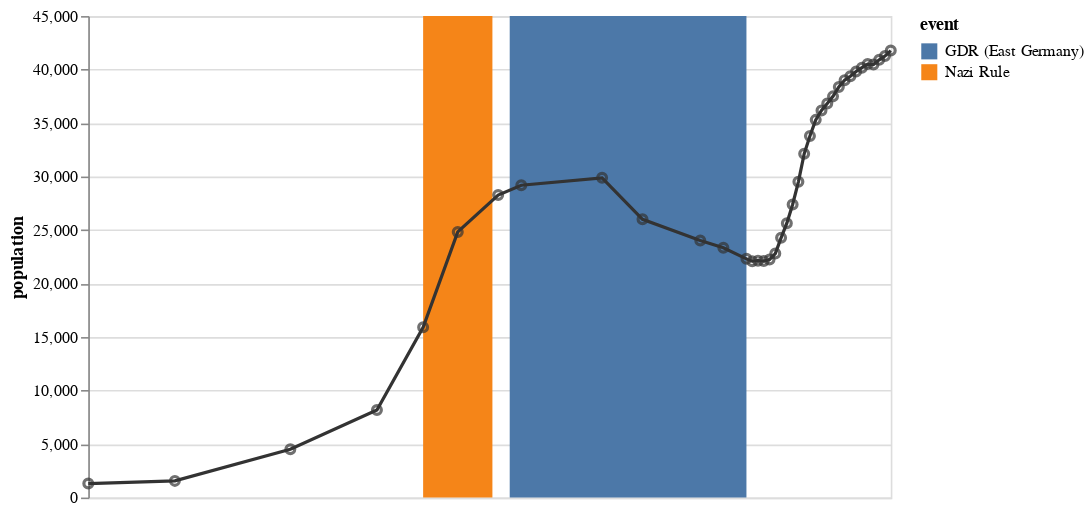

Notebook source saved alongside this figure:
### Code cell
layerFalkensee =
    let desc = "The population of the German city of Falkensee over time"

        i2s = Str . T.pack . show
        rw y p = dataRow [("year", i2s y), ("population", Number p)]           
        dvals = dataFromRows [Parse [("year", FoDate "%Y")]]
                   . rw 1875 1309
                   . rw 1890 1558
                   . rw 1910 4512
                   . rw 1925 8180
                   . rw 1933 15915
                   . rw 1939 24824
                   . rw 1946 28275
                   . rw 1950 29189
                   . rw 1964 29881
                   . rw 1971 26007
                   . rw 1981 24029
                   . rw 1985 23340
                   . rw 1989 22307
                   . rw 1990 22087
                   . rw 1991 22139
                   . rw 1992 22105
                   . rw 1993 22242
                   . rw 1994 22801
                   . rw 1995 24273
                   . rw 1996 25640
                   . rw 1997 27393
                   . rw 1998 29505
                   . rw 1999 32124
                   . rw 2000 33791
                   . rw 2001 35297
                   . rw 2002 36179
                   . rw 2003 36829
                   . rw 2004 37493
                   . rw 2005 38376
                   . rw 2006 39008
                   . rw 2007 39366
                   . rw 2008 39821
                   . rw 2009 40179
                   . rw 2010 40511
                   . rw 2011 40465
                   . rw 2012 40905
                   . rw 2013 41258
                   . rw 2014 41777

        dvals1 = dataFromRows [Parse [("start", FoDate "%Y"), ("end", FoDate "%Y")]]
                    . dataRow [("start", Str "1933"), ("end", Str "1945"), ("event", Str "Nazi Rule")]
                    . dataRow [("start", Str "1948"), ("end", Str "1989"), ("event", Str "GDR (East Germany)")]
                 
        enc1 = encoding
                  . position X [PName "start", PmType Temporal, PTimeUnit Year, PAxis []]
                  . position X2 [PName "end", PTimeUnit Year]
                  . color [MName "event", MmType Nominal]
        enc2 = encoding
                  . position X [PName "year", PmType Temporal, PTimeUnit Year]
                  . position Y [PName "population", PmType Quantitative]
                  . color [MString "#333"]
      
        lyr1 = asSpec [mark Rect [], dvals1 [], enc1 []]
        lyr2 = asSpec [mark Line [], enc2 []]
        lyr3 = asSpec [mark Point [], enc2 []]


    in toVegaLite [description desc, width 500, dvals [], layer [lyr1, lyr2, lyr3]]

vlShow layerFalkensee

### Figure 1 — Vega-Lite specification as saved in the notebook (floating-point values rounded to 4 significant figures)
{"$schema": "https://vega.github.io/schema/vega-lite/v3.json", "data": {"format": {"parse": {"year": "date:'%Y'"}}, "values": [{"population": 1309, "year": "1875"}, {"population": 1558, "year": "1890"}, {"population": 4512, "year": "1910"}, {"population": 8180, "year": "1925"}, {"population": 15915, "year": "1933"}, {"population": 24824, "year": "1939"}, {"population": 28275, "year": "1946"}, {"population": 29189, "year": "1950"}, {"population": 29881, "year": "1964"}, {"population": 26007, "year": "1971"}, {"population": 24029, "year": "1981"}, {"population": 23340, "year": "1985"}, {"population": 22307, "year": "1989"}, {"population": 22087, "year": "1990"}, {"population": 22139, "year": "1991"}, {"population": 22105, "year": "1992"}, {"population": 22242, "year": "1993"}, {"population": 22801, "year": "1994"}, {"population": 24273, "year": "1995"}, {"population": 25640, "year": "1996"}, {"population": 27393, "year": "1997"}, {"population": 29505, "year": "1998"}, {"population": 32124, "year": "1999"}, {"population": 33791, "year": "2000"}, {"population": 35297, "year": "2001"}, {"population": 36179, "year": "2002"}, {"population": 36829, "year": "2003"}, {"population": 37493, "year": "2004"}, {"population": 38376, "year": "2005"}, {"population": 39008, "year": "2006"}, {"population": 39366, "year": "2007"}, {"population": 39821, "year": "2008"}, {"population": 40179, "year": "2009"}, {"population": 40511, "year": "2010"}, {"population": 40465, "year": "2011"}, {"population": 40905, "year": "2012"}, {"population": 41258, "year": "2013"}, {"population": 41777, "year": "2014"}]}, "description": "The population of the German city of Falkensee over time", "layer": [{"data": {"format": {"parse": {"end": "date:'%Y'", "start": "date:'%Y'"}}, "values": [{"end": "1945", "event": "Nazi Rule", "start": "1933"}, {"end": "1989", "event": "GDR (East Germany)", "start": "1948"}]}, "encoding": {"color": {"field": "event", "type": "nominal"}, "x": {"axis": null, "field": "start", "timeUnit": "year", "type": "temporal"}, "x2": {"field": "end", "timeUnit": "year"}}, "mark": "rect"}, {"encoding": {"color": {"value": "#333"}, "x": {"field": "year", "timeUnit": "year", "type": "temporal"}, "y": {"field": "population", "type": "quantitative"}}, "mark": "line"}, {"encoding": {"color": {"value": "#333"}, "x": {"field": "year", "timeUnit": "year", "type": "temporal"}, "y": {"field": "population", "type": "quantitative"}}, "mark": "point"}], "width": 500}
